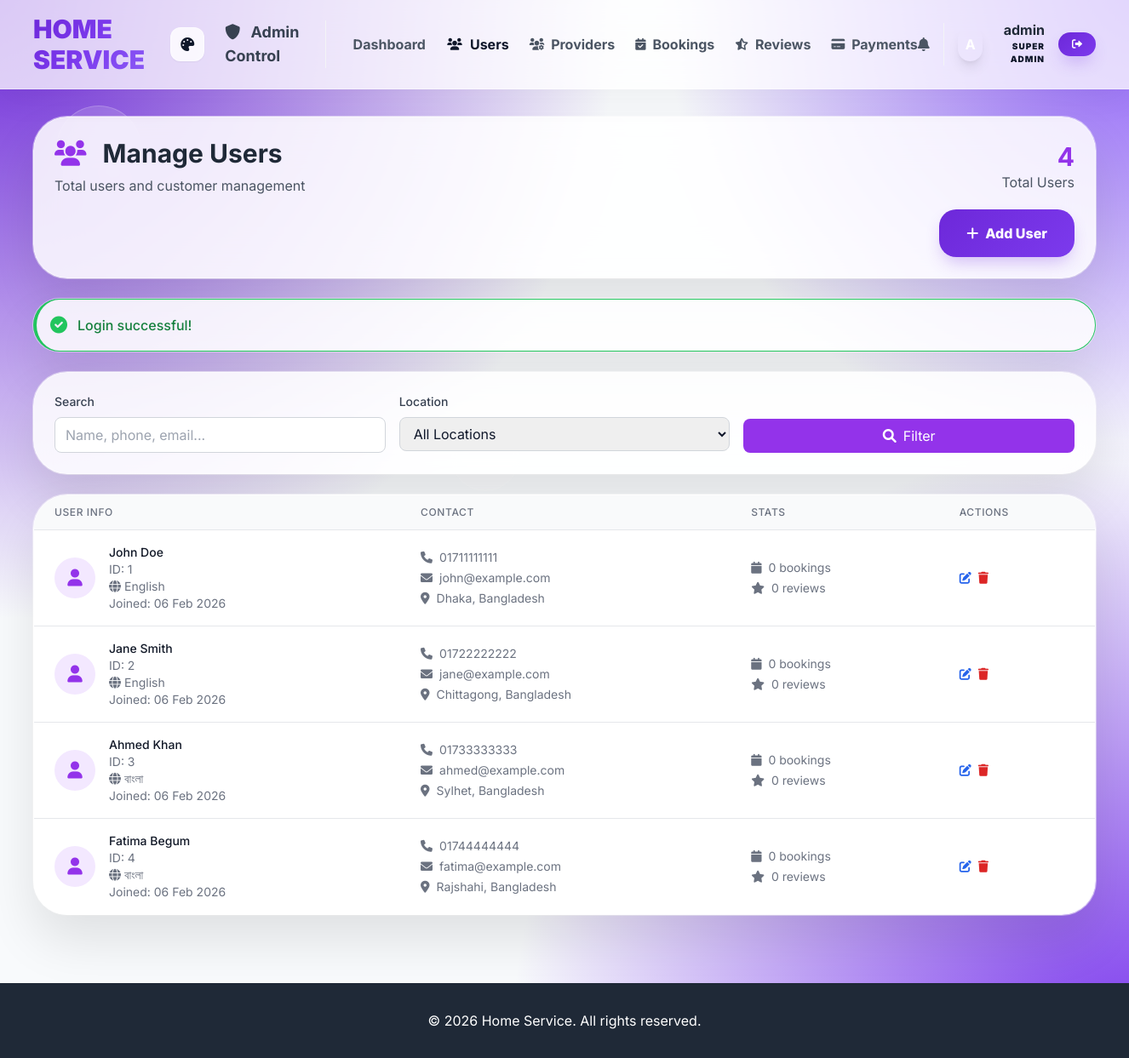
Page /admin/users.php (signed in) on the committed database.
### tables this page shows
CREATE TABLE users (
    id INT PRIMARY KEY AUTO_INCREMENT,
    name VARCHAR(100) NOT NULL,
    email VARCHAR(100) UNIQUE,
    phone VARCHAR(20) NOT NULL UNIQUE,
    password VARCHAR(255) NOT NULL,
    language ENUM('en', 'bn') DEFAULT 'en',
    location VARCHAR(100),
    created_at TIMESTAMP DEFAULT CURRENT_TIMESTAMP,
    updated_at TIMESTAMP DEFAULT CURRENT_TIMESTAMP ON UPDATE CURRENT_TIMESTAMP
);

### admin/users.php (the view, shortened to what the rows shown need)
<?php
require_once '../includes/functions.php';
$currentLang = getLanguage();
$admin = getCurrentAdmin();
$whereConditions = [];
$params = [];
$whereClause = !empty($whereConditions) ? 'WHERE ' . implode(' AND ', $whereConditions) : '';
$users = fetchAll("
    SELECT u.*,
           (SELECT COUNT(*) FROM bookings WHERE customer_id = u.id) as total_bookings,
           (SELECT COUNT(*) FROM reviews WHERE customer_id = u.id) as total_reviews
    FROM users u
    $whereClause
    ORDER BY u.created_at DESC
", $params);
?>
<!DOCTYPE html>
<html lang="<?php echo $currentLang; ?>">
<head>
    <script src="https://cdn.tailwindcss.com"></script>
    <link href="https://cdnjs.cloudflare.com/ajax/libs/font-awesome/6.0.0/css/all.min.css" rel="stylesheet">
    <link rel="stylesheet" href="../assets/ui.css">
</head>
<body class="premium-bg min-h-screen">
    <header class="glass-nav sticky top-0 z-50">
        <nav class="container mx-auto px-4 py-4">
            <div class="flex justify-between items-center">
                <div class="flex items-center space-x-4">
                    <div class="flex items-center space-x-3 border-l border-gray-100 pl-4 ml-2">
                        <div class="w-10 h-10 rounded-full bg-gradient-to-br from-primary to-secondary flex items-center justify-center text-white font-bold shadow-lg">
                            <?php echo strtoupper(substr($admin['username'], 0, 1)); ?>
                        </div>
                        <div class="text-right hidden sm:block">
                            <div class="font-bold text-gray-800 leading-none"><?php echo htmlspecialchars($admin['username']); ?></div>
                            <div class="text-[10px] font-black uppercase text-primary tracking-widest mt-1">Super Admin</div>
                        </div>
                    </div>
                </div>
            </div>
        </nav>
    </header>
    <div class="container mx-auto px-4 py-8 relative z-10">
        <div class="glass-card p-6 mb-6">
            <div class="flex justify-between items-center">
                <div>
                    <h1 class="text-3xl font-bold text-gray-800 mb-2">
                        <i class="fas fa-users text-purple-600 mr-3"></i>
                        <?php echo $currentLang === 'en' ? 'Manage Users' : 'ব্যবহারকারী পরিচালনা'; ?>
                    </h1>
                </div>
            </div>
        </div>
        <div class="glass-card overflow-hidden">
            <div class="overflow-x-auto">
                <table class="min-w-full divide-y divide-gray-200">
                    <thead class="bg-gray-50">
                        <tr>
                            <th class="px-6 py-3 text-left text-xs font-medium text-gray-500 uppercase tracking-wider">
                                <?php echo $currentLang === 'en' ? 'User Info' : 'ব্যবহারকারী তথ্য'; ?>
                            </th>
                            <th class="px-6 py-3 text-left text-xs font-medium text-gray-500 uppercase tracking-wider">
                                <?php echo $currentLang === 'en' ? 'Contact' : 'যোগাযোগ'; ?>
                            </th>
                            <th class="px-6 py-3 text-left text-xs font-medium text-gray-500 uppercase tracking-wider">
                                <?php echo $currentLang === 'en' ? 'Stats' : 'পরিসংখ্যান'; ?>
                            </th>
                            <th class="px-6 py-3 text-left text-xs font-medium text-gray-500 uppercase tracking-wider">
                                <?php echo $currentLang === 'en' ? 'Actions' : 'কর্ম'; ?>
                            </th>
                        </tr>
                    </thead>
                    <tbody class="bg-white divide-y divide-gray-200">
                        <?php if (empty($users)): ?>
                            <tr>
                                <td colspan="4" class="px-6 py-12 text-center text-gray-500">
                                    <i class="fas fa-users text-4xl mb-4 block"></i>
                                    <?php echo $currentLang === 'en' ? 'No users found' : 'কোনো ব্যবহারকারী পাওয়া যায়নি'; ?>
                                </td>
                            </tr>
                        <?php else: ?>
                            <?php foreach ($users as $user): ?>
                                <tr class="hover:bg-gray-50">
                                    <td class="px-6 py-4">
                                        <div class="flex items-center">
                                            <div class="flex-shrink-0 h-12 w-12">
                                                <div class="h-12 w-12 rounded-full bg-purple-100 flex items-center justify-center">
                                                    <i class="fas fa-user text-purple-600 text-xl"></i>
                                                </div>
                                            </div>
                                            <div class="ml-4">
                                                <div class="text-sm font-medium text-gray-900">
                                                    <?php echo htmlspecialchars($user['name']); ?>
                                                </div>
                                                <div class="text-sm text-gray-500">
                                                    <?php echo $currentLang === 'en' ? 'ID' : 'আইডি'; ?>: <?php echo $user['id']; ?>
                                                </div>
                                                <div class="text-sm text-gray-500">
                                                    <i class="fas fa-globe mr-1"></i><?php echo $user['language'] === 'en' ? 'English' : 'বাংলা'; ?>
                                                </div>
                                                <div class="text-sm text-gray-500">
                                                    <?php echo $currentLang === 'en' ? 'Joined' : 'যোগদান'; ?>: <?php echo formatDate($user['created_at']); ?>
                                                </div>
                                            </div>
                                        </div>
                                    </td>
                                    <td class="px-6 py-4 whitespace-nowrap text-sm text-gray-500">
                                        <div class="space-y-1">
                                            <div><i class="fas fa-phone mr-2"></i><?php echo htmlspecialchars($user['phone']); ?></div>
                                            <?php if ($user['email']): ?>
                                                <div><i class="fas fa-envelope mr-2"></i><?php echo htmlspecialchars($user['email']); ?></div>
                                            <?php endif; ?>
                                            <?php if ($user['location']): ?>
                                                <div><i class="fas fa-map-marker-alt mr-2"></i><?php echo htmlspecialchars($user['location']); ?></div>
                                            <?php endif; ?>
                                        </div>
                                    </td>
                                    <td class="px-6 py-4 whitespace-nowrap text-sm text-gray-500">
                                        <div class="space-y-1">
                                            <div><i class="fas fa-calendar mr-2"></i><?php echo $user['total_bookings']; ?> <?php echo $currentLang === 'en' ? 'bookings' : 'বুকিং'; ?></div>
                                            <div><i class="fas fa-star mr-2"></i><?php echo $user['total_reviews']; ?> <?php echo $currentLang === 'en' ? 'reviews' : 'পর্যালোচনা'; ?></div>
                                        </div>
                                    </td>
                                    <td class="px-6 py-4 whitespace-nowrap text-sm font-medium">
                                        <div class="flex space-x-2">
                                            <a href="?edit=<?php echo $user['id']; ?>"
                                               class="text-blue-600 hover:text-blue-900">
                                                <i class="fas fa-edit"></i>
                                            </a>
                                            <form method="POST" class="inline">
                                                <button type="submit" class="text-red-600 hover:text-red-900"
                                                        onclick="return confirm('<?php echo $currentLang === 'en' ? 'Delete this user? This action cannot be undone.' : 'এই ব্যবহারকারী মুছে ফেলবেন? এই কর্মটি অপরিবর্তনীয়।'; ?>')">
                                                    <i class="fas fa-trash"></i>
                                                </button>
                                            </form>
                                        </div>
                                    </td>
                                </tr>
                            <?php endforeach; ?>
                        <?php endif; ?>
                    </tbody>
                </table>
            </div>
        </div>
    </div>
</body>
</html>

### rows in the picture
users: name "John Doe", id "1", language "English", created_at "06 Feb 2026", phone "01711111111", email "john@example.com", location "Dhaka, Bangladesh", total_bookings "0", total_reviews "0"
users: name "Jane Smith", id "2", language "English", created_at "06 Feb 2026", phone "01722222222", email "jane@example.com", location "Chittagong, Bangladesh", total_bookings "0", total_reviews "0"
users: name "Ahmed Khan", id "3", language "বাংলা", created_at "06 Feb 2026", phone "01733333333", email "ahmed@example.com", location "Sylhet, Bangladesh", total_bookings "0", total_reviews "0"
users: name "Fatima Begum", id "4", language "বাংলা", created_at "06 Feb 2026", phone "01744444444", email "fatima@example.com", location "Rajshahi, Bangladesh", total_bookings "0", total_reviews "0"

### other values in the picture
substr($admin['username'], 0, 1) "A"
$admin['username'] "admin"
count($users) "4"
$flash['message'] "Login successful!"
